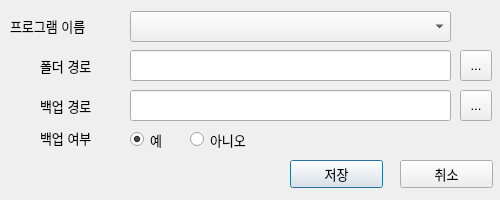
<?xml version="1.0" encoding="UTF-8"?>
<ui version="4.0">
 <class>Dialog</class>
 <widget class="QDialog" name="Dialog">
  <property name="windowModality">
   <enum>Qt::ApplicationModal</enum>
  </property>
  <property name="geometry">
   <rect>
    <x>0</x>
    <y>0</y>
    <width>500</width>
    <height>200</height>
   </rect>
  </property>
  <property name="minimumSize">
   <size>
    <width>500</width>
    <height>200</height>
   </size>
  </property>
  <property name="maximumSize">
   <size>
    <width>500</width>
    <height>200</height>
   </size>
  </property>
  <property name="windowTitle">
   <string>Add</string>
  </property>
  <widget class="QLabel" name="label">
   <property name="geometry">
    <rect>
     <x>10</x>
     <y>10</y>
     <width>111</width>
     <height>31</height>
    </rect>
   </property>
   <property name="font">
    <font>
     <pointsize>10</pointsize>
    </font>
   </property>
   <property name="text">
    <string>프로그램 이름</string>
   </property>
  </widget>
  <widget class="QLineEdit" name="folderRouteLine">
   <property name="geometry">
    <rect>
     <x>130</x>
     <y>50</y>
     <width>321</width>
     <height>31</height>
    </rect>
   </property>
   <property name="font">
    <font>
     <pointsize>11</pointsize>
    </font>
   </property>
  </widget>
  <widget class="QLabel" name="label_2">
   <property name="geometry">
    <rect>
     <x>40</x>
     <y>50</y>
     <width>71</width>
     <height>31</height>
    </rect>
   </property>
   <property name="font">
    <font>
     <pointsize>10</pointsize>
    </font>
   </property>
   <property name="text">
    <string>폴더 경로</string>
   </property>
  </widget>
  <widget class="QToolButton" name="folderTool">
   <property name="geometry">
    <rect>
     <x>460</x>
     <y>50</y>
     <width>32</width>
     <height>31</height>
    </rect>
   </property>
   <property name="font">
    <font>
     <pointsize>10</pointsize>
    </font>
   </property>
   <property name="text">
    <string>...</string>
   </property>
  </widget>
  <widget class="QLabel" name="label_3">
   <property name="geometry">
    <rect>
     <x>40</x>
     <y>90</y>
     <width>71</width>
     <height>31</height>
    </rect>
   </property>
   <property name="font">
    <font>
     <pointsize>10</pointsize>
    </font>
   </property>
   <property name="text">
    <string>백업 경로</string>
   </property>
  </widget>
  <widget class="QLineEdit" name="backupRouteLine">
   <property name="geometry">
    <rect>
     <x>130</x>
     <y>90</y>
     <width>321</width>
     <height>31</height>
    </rect>
   </property>
   <property name="font">
    <font>
     <pointsize>11</pointsize>
    </font>
   </property>
  </widget>
  <widget class="QToolButton" name="backupTool">
   <property name="geometry">
    <rect>
     <x>460</x>
     <y>90</y>
     <width>32</width>
     <height>31</height>
    </rect>
   </property>
   <property name="font">
    <font>
     <pointsize>10</pointsize>
    </font>
   </property>
   <property name="text">
    <string>...</string>
   </property>
  </widget>
  <widget class="QRadioButton" name="yesRadio">
   <property name="geometry">
    <rect>
     <x>130</x>
     <y>130</y>
     <width>41</width>
     <height>19</height>
    </rect>
   </property>
   <property name="font">
    <font>
     <pointsize>10</pointsize>
    </font>
   </property>
   <property name="text">
    <string>예</string>
   </property>
   <property name="checked">
    <bool>true</bool>
   </property>
  </widget>
  <widget class="QRadioButton" name="noRadio">
   <property name="geometry">
    <rect>
     <x>190</x>
     <y>130</y>
     <width>81</width>
     <height>19</height>
    </rect>
   </property>
   <property name="font">
    <font>
     <pointsize>10</pointsize>
    </font>
   </property>
   <property name="text">
    <string>아니오</string>
   </property>
  </widget>
  <widget class="QLabel" name="label_4">
   <property name="geometry">
    <rect>
     <x>40</x>
     <y>130</y>
     <width>81</width>
     <height>16</height>
    </rect>
   </property>
   <property name="font">
    <font>
     <pointsize>10</pointsize>
    </font>
   </property>
   <property name="text">
    <string>백업 여부</string>
   </property>
  </widget>
  <widget class="QPushButton" name="saveButton">
   <property name="geometry">
    <rect>
     <x>290</x>
     <y>160</y>
     <width>93</width>
     <height>28</height>
    </rect>
   </property>
   <property name="font">
    <font>
     <pointsize>10</pointsize>
    </font>
   </property>
   <property name="text">
    <string>저장</string>
   </property>
  </widget>
  <widget class="QPushButton" name="cancelButton">
   <property name="geometry">
    <rect>
     <x>400</x>
     <y>160</y>
     <width>93</width>
     <height>28</height>
    </rect>
   </property>
   <property name="font">
    <font>
     <pointsize>10</pointsize>
    </font>
   </property>
   <property name="text">
    <string>취소</string>
   </property>
  </widget>
  <widget class="QComboBox" name="taskListBox">
   <property name="geometry">
    <rect>
     <x>130</x>
     <y>11</y>
     <width>321</width>
     <height>31</height>
    </rect>
   </property>
   <property name="font">
    <font>
     <pointsize>11</pointsize>
    </font>
   </property>
  </widget>
 </widget>
 <resources/>
 <connections/>
</ui>
